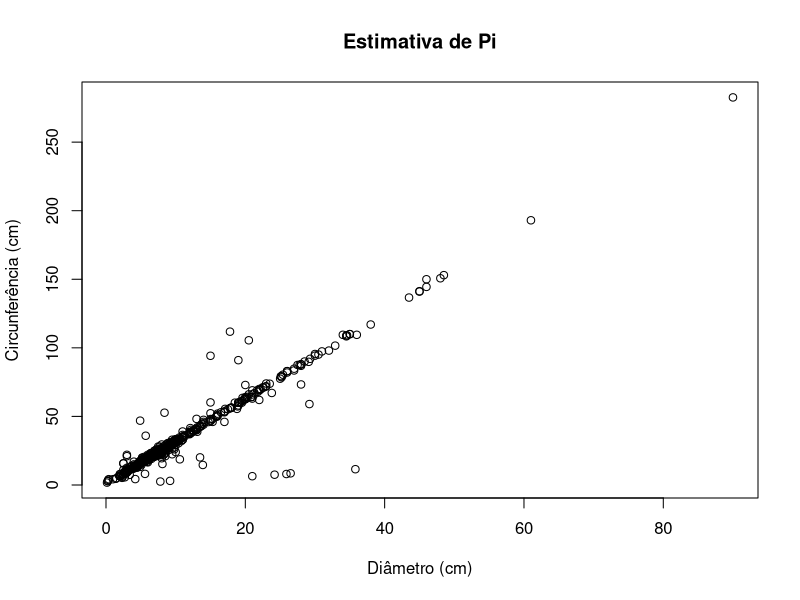
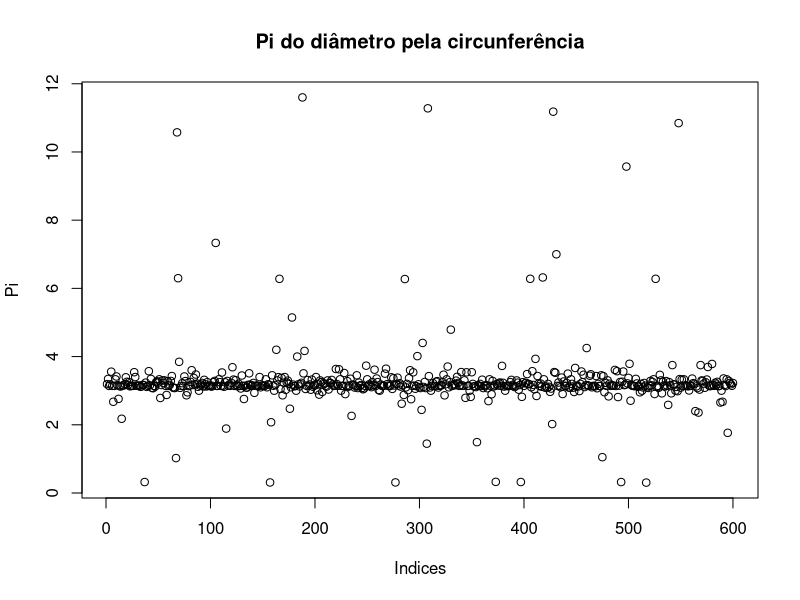
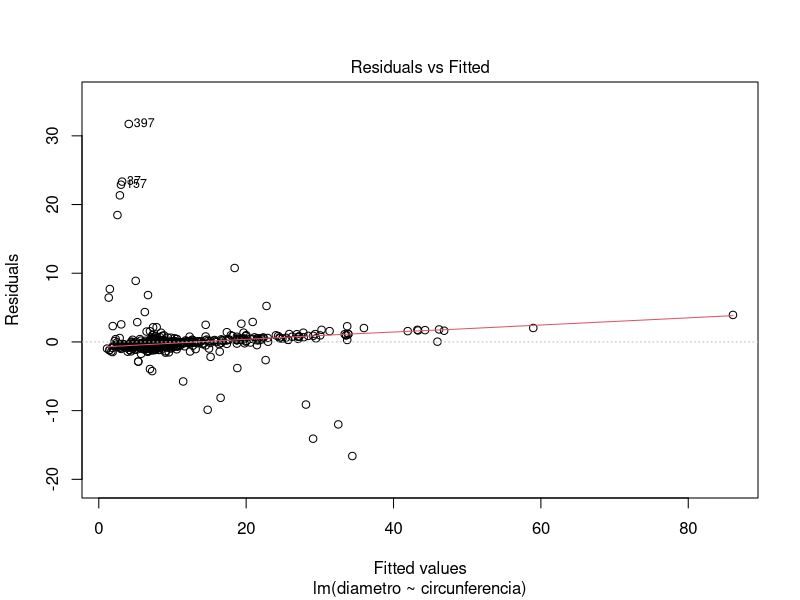
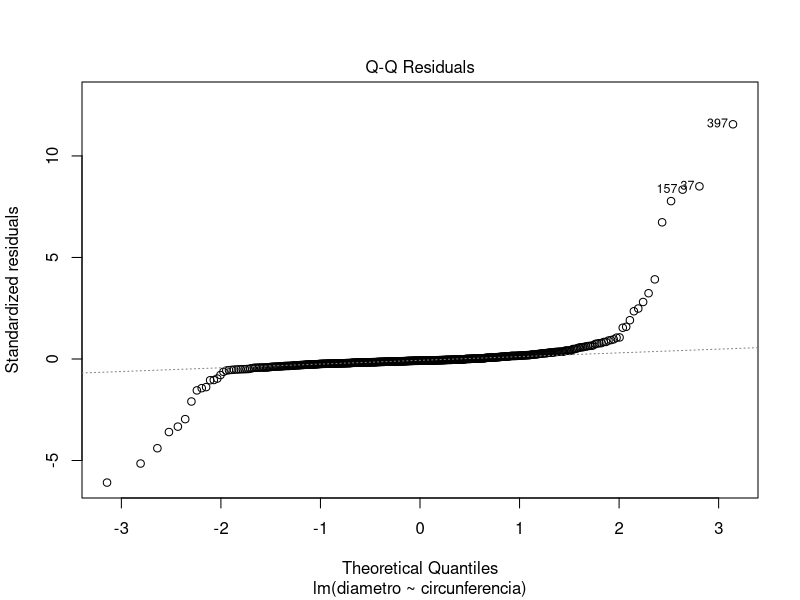
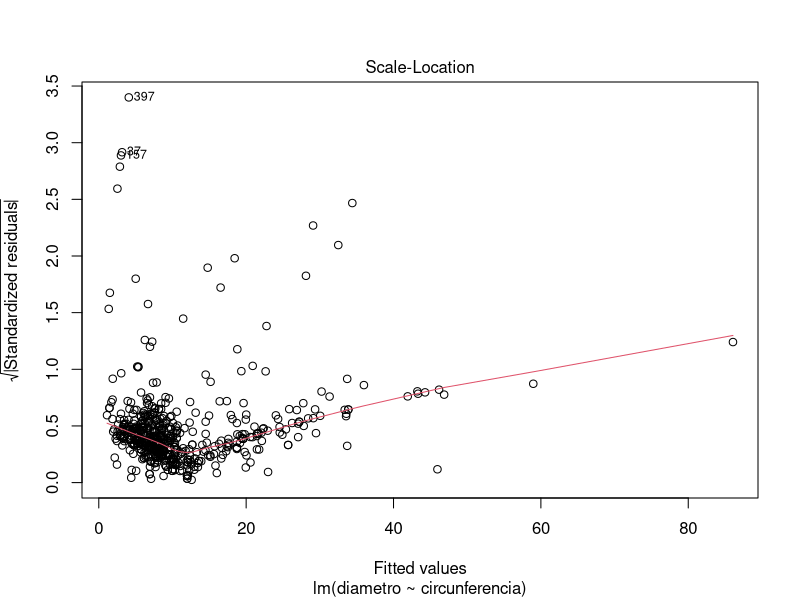
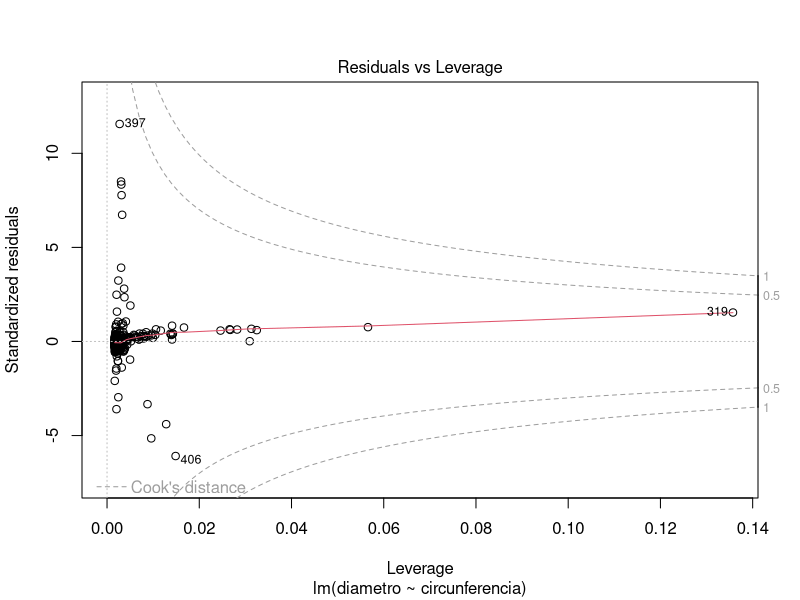

These charts were generated, in order, by the following R code:
# ex1
data <- read.csv('MAC0113-EP1.csv', sep=';')
data


# ex2
circunferencia <- data[,2]
diametro <- data[,3]

# ex3
meupi <- c()

i <- 1

while (i < length(circunferencia)+1){
  
  meupi <- c(meupi, circunferencia[i]/diametro[i])
  
  i = i + 1
  
  }

# ex4 
soma <- 0
n <- 1

while (n < length(meupi)){
  
  soma <- soma + meupi[n] 
  
  piMedio <- soma/length(meupi)
  
  n <- n + 1
}


# ex 5

soma <- 0
p = 1

while (p < length(meupi)) {

  soma <- soma + ((meupi[p] - piMedio)^2)
  
  piVar <- soma / (length(meupi) - i)
  
  p <- p + 1
  
}

# ex 6
plot(diametro, circunferencia, ylab = 'Circunferência (cm)',
                               xlab = 'Diâmetro (cm)',
                               main = 'Estimativa de Pi')

# ex7
plot(meupi, ylab='Pi', xlab = 'Indices', main = 'Pi do diâmetro pela circunferência')


# ex8
lm_ep <- lm(diametro ~  circunferencia)
plot(lm_ep)
